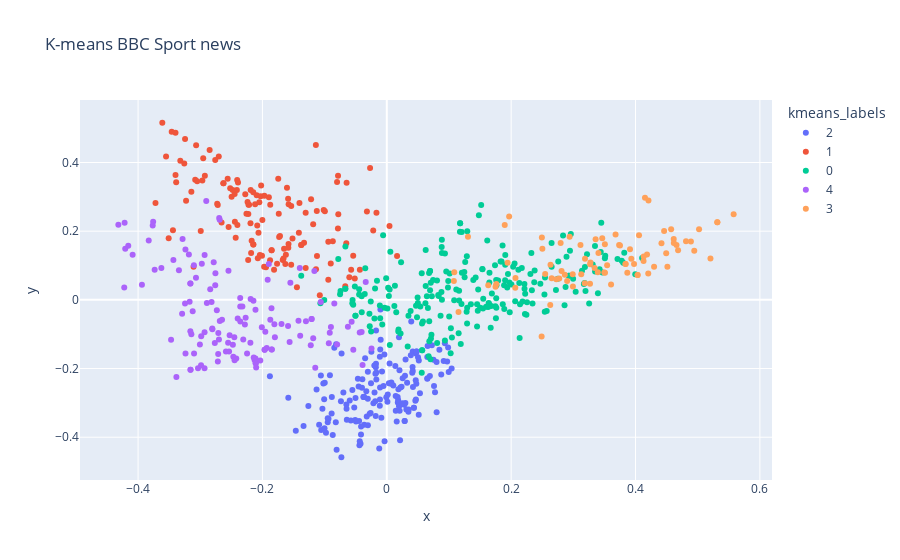

Notebook code for this chart:
### Code cell
df['kmeans_labels'] = (
    df['text']
    .pipe(hero.clean)
    .pipe(hero.do_tfidf)
    .pipe(hero.do_kmeans, n_clusters=5)
)

df['kmeans_labels'] = df['kmeans_labels'].astype(str)

fig = hero.scatterplot(df, col='pca', color='kmeans_labels', title="K-means BBC Sport news", return_figure=True)
fig.write_image("../github/scatterplot_bbcsport_kmeans.svg")

### Figure 1 — Plotly figure (JSON) as saved in the notebook; plotly's stock layout.template omitted (floating-point values rounded to 4 significant figures; data arrays with more than 128 entries replaced by an {"elided": "..."} marker saying what was removed)
{"data": [{"hovertemplate": "kmeans_labels=2<br>x=%{x}<br>y=%{y}<extra></extra>", "legendgroup": "2", "marker": {"color": "#636efa", "symbol": "circle"}, "mode": "markers", "name": "2", "showlegend": true, "type": "scatter", "x": {"elided": "163 float values"}, "xaxis": "x", "y": {"elided": "163 float values"}, "yaxis": "y"}, {"hovertemplate": "kmeans_labels=1<br>x=%{x}<br>y=%{y}<extra></extra>", "legendgroup": "1", "marker": {"color": "#EF553B", "symbol": "circle"}, "mode": "markers", "name": "1", "showlegend": true, "type": "scatter", "x": {"elided": "133 float values"}, "xaxis": "x", "y": {"elided": "133 float values"}, "yaxis": "y"}, {"hovertemplate": "kmeans_labels=0<br>x=%{x}<br>y=%{y}<extra></extra>", "legendgroup": "0", "marker": {"color": "#00cc96", "symbol": "circle"}, "mode": "markers", "name": "0", "showlegend": true, "type": "scatter", "x": {"elided": "229 float values"}, "xaxis": "x", "y": {"elided": "229 float values"}, "yaxis": "y"}, {"hovertemplate": "kmeans_labels=4<br>x=%{x}<br>y=%{y}<extra></extra>", "legendgroup": "4", "marker": {"color": "#ab63fa", "symbol": "circle"}, "mode": "markers", "name": "4", "showlegend": true, "type": "scatter", "x": {"elided": "131 float values"}, "xaxis": "x", "y": {"elided": "131 float values"}, "yaxis": "y"}, {"hovertemplate": "kmeans_labels=3<br>x=%{x}<br>y=%{y}<extra></extra>", "legendgroup": "3", "marker": {"color": "#FFA15A", "symbol": "circle"}, "mode": "markers", "name": "3", "showlegend": true, "type": "scatter", "x": [0.3976, 0.1762, 0.3115, 0.2796, 0.384, 0.1153, 0.3188, 0.384, 0.4208, 0.2494, 0.3404, 0.2863, 0.3183, 0.3543, 0.4129, 0.2652, 0.1305, 0.2547, 0.3509, 0.4684, 0.4891, 0.249, 0.3268, 0.4493, 0.4034, 0.4034, 0.3498, 0.4659, 0.3275, 0.4185, 0.4299, 0.3736, 0.446, 0.3679, 0.4614, 0.4616, 0.4945, 0.2066, 0.294, 0.1749, 0.1942, 0.3358, 0.4056, 0.2811, 0.3868, 0.3911, 0.4131, 0.5316, 0.5316, 0.207, 0.299, 0.1078, 0.2725, 0.3465, 0.2502, 0.3606, 0.3393, 0.3932, 0.2993, 0.3507, 0.1968, 0.2633, 0.1632, 0.1897, 0.4418, 0.5205, 0.4513, 0.4812, 0.29, 0.5022, 0.3343, 0.3751, 0.5578, 0.4152, 0.2774, 0.4573, 0.4205, 0.3127, 0.1085, 0.2629, 0.3271], "xaxis": "x", "y": [0.1047, 0.04617, 0.1599, 0.1656, 0.1043, -0.03513, 0.1194, 0.1043, 0.2896, 0.1815, 0.1367, 0.07327, 0.04816, 0.101, 0.1134, 0.06262, 0.184, 0.07557, 0.0793, 0.1447, 0.17, -0.1064, 0.04712, 0.1358, 0.07268, 0.07268, 0.07996, 0.1599, 0.1089, 0.132, 0.09659, 0.1599, 0.2006, 0.1905, 0.1774, 0.1656, 0.1428, 0.0351, 0.1837, 0.03805, 0.1081, 0.1766, 0.188, 0.08381, 0.07908, 0.1472, 0.1263, 0.2261, 0.2261, 0.06368, 0.07427, 0.05469, 0.06032, 0.1794, 0.1492, 0.04472, 0.08073, 0.1199, 0.03908, 0.1622, 0.2424, 0.1022, 0.04266, 0.2178, 0.1646, 0.1208, 0.09614, 0.1709, 0.05526, 0.2055, 0.09249, 0.158, 0.2494, 0.2974, 0.06203, 0.2059, 0.07645, 0.07464, 0.0804, -0.01492, 0.1039], "yaxis": "y"}], "layout": {"legend": {"title": {"text": "kmeans_labels"}, "tracegroupgap": 0}, "title": {"text": "K-means BBC Sport news"}, "xaxis": {"anchor": "y", "domain": [0, 1], "title": {"text": "x"}}, "yaxis": {"anchor": "x", "domain": [0, 1], "title": {"text": "y"}}}}
